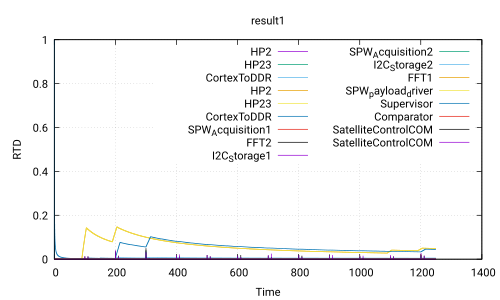

Reproduce this figure in gnuplot.
 set title 'result1'
 set ylabel 'RTD'
 set xlabel 'Time'
 set grid
 set term pdf
 set output 'Use_case_DoubleCamera_Safety.ATIPPIC.executable300.0_100.0.pdf'
 plot 'Use_case_DoubleCamera_Safety.ATIPPIC.executable300.0_100.0.csv' using 1:2 with lines title 'HP2','Use_case_DoubleCamera_Safety.ATIPPIC.executable300.0_100.0.csv' using 1:3 with lines title 'HP23','Use_case_DoubleCamera_Safety.ATIPPIC.executable300.0_100.0.csv' using 1:4 with lines title 'CortexToDDR','Use_case_DoubleCamera_Safety.ATIPPIC.executable300.0_100.0.csv' using 1:5 with lines title 'HP2','Use_case_DoubleCamera_Safety.ATIPPIC.executable300.0_100.0.csv' using 1:6 with lines title 'HP23','Use_case_DoubleCamera_Safety.ATIPPIC.executable300.0_100.0.csv' using 1:7 with lines title 'CortexToDDR','Use_case_DoubleCamera_Safety.ATIPPIC.executable300.0_100.0.csv' using 1:8 with lines title 'SPW_Acquisition1','Use_case_DoubleCamera_Safety.ATIPPIC.executable300.0_100.0.csv' using 1:9 with lines title 'FFT2','Use_case_DoubleCamera_Safety.ATIPPIC.executable300.0_100.0.csv' using 1:10 with lines title 'I2C_Storage1','Use_case_DoubleCamera_Safety.ATIPPIC.executable300.0_100.0.csv' using 1:11 with lines title 'SPW_Acquisition2','Use_case_DoubleCamera_Safety.ATIPPIC.executable300.0_100.0.csv' using 1:12 with lines title 'I2C_Storage2','Use_case_DoubleCamera_Safety.ATIPPIC.executable300.0_100.0.csv' using 1:13 with lines title 'FFT1','Use_case_DoubleCamera_Safety.ATIPPIC.executable300.0_100.0.csv' using 1:14 with lines title 'SPW_payload_driver','Use_case_DoubleCamera_Safety.ATIPPIC.executable300.0_100.0.csv' using 1:15 with lines title 'Supervisor','Use_case_DoubleCamera_Safety.ATIPPIC.executable300.0_100.0.csv' using 1:16 with lines title 'Comparator','Use_case_DoubleCamera_Safety.ATIPPIC.executable300.0_100.0.csv' using 1:17 with lines title 'SatelliteControlCOM','Use_case_DoubleCamera_Safety.ATIPPIC.executable300.0_100.0.csv' using 1:18 with lines title 'SatelliteControlCOM'
